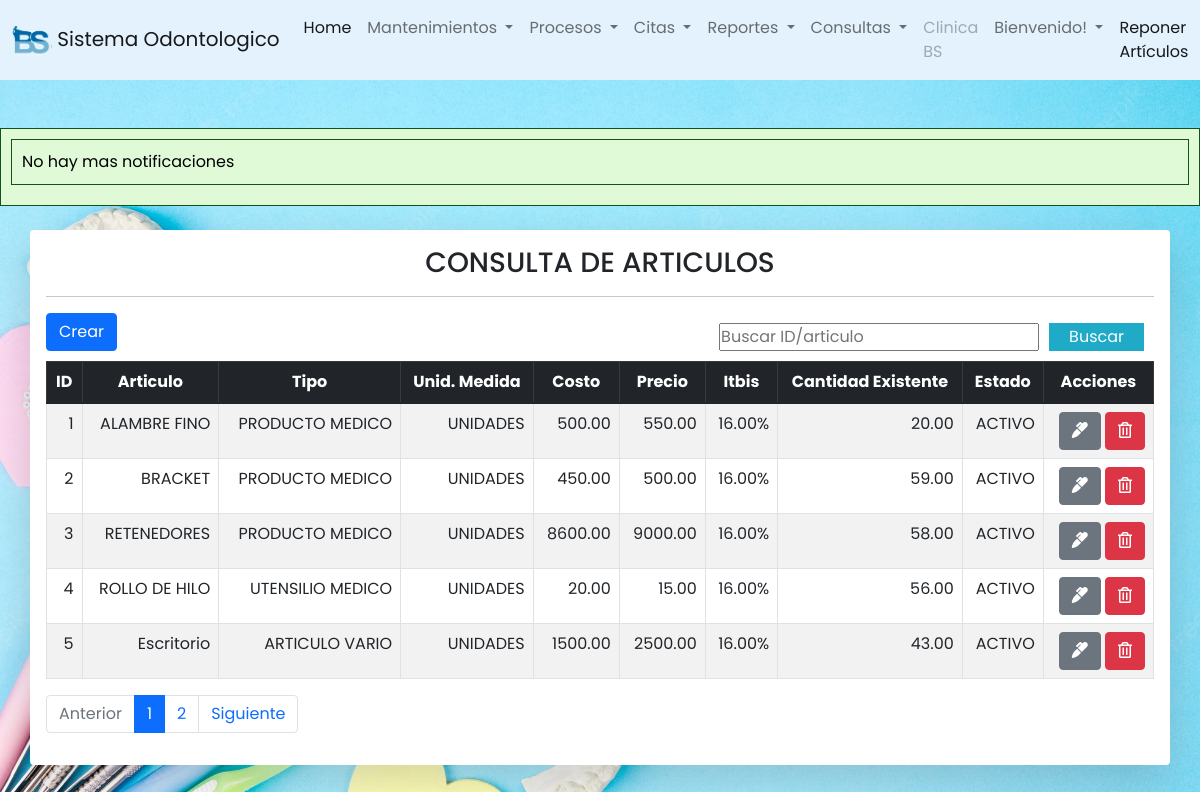
The app's page /odontologia/articulos/consulta_articulos.php with its own data.
### tables this page shows
CREATE TABLE `articulos` (
  `id_art` int(11) NOT NULL,
  `nombre` varchar(100) DEFAULT NULL,
  `des_art` text DEFAULT NULL,
  `precom_art` decimal(10,2) DEFAULT NULL,
  `preven_art` decimal(10,2) DEFAULT NULL,
  `itbis_art` decimal(10,2) DEFAULT NULL,
  `unidad` int(11) DEFAULT NULL,
  `tip_art` int(11) DEFAULT NULL,
  `status` int(11) DEFAULT NULL
);

CREATE TABLE `tip_articulo` (
  `id_tip` int(11) NOT NULL,
  `tip_art` varchar(60) DEFAULT NULL
);

CREATE TABLE `unidades` (
  `id_unidad` int(11) NOT NULL,
  `unidad` varchar(50) DEFAULT NULL
);

CREATE TABLE `inventario` (
  `id` int(11) NOT NULL,
  `id_art` int(11) DEFAULT NULL,
  `cant_ven` decimal(10,2) DEFAULT NULL,
  `cant_com` decimal(10,2) DEFAULT NULL,
  `cant_exist` decimal(10,2) DEFAULT NULL
);

CREATE TABLE `estados` (
  `id_status` int(11) NOT NULL,
  `des_status` varchar(50) DEFAULT NULL
);

### odontologia/articulos/consulta_articulos.php (the view, shortened to what this page needs)
<?php
include("../conexion.php");
?>
<?php include("../includes/header.php") ?>
<?php include("../includes/footer.php") ?>
<head>
</head>
<div class="container table-responsive container-sm mt-4 shadow-lg p-3 mb-5 bg-body rounded">
<center><h3>CONSULTA DE ARTICULOS</h3></center>
<hr class="divider">
  <button id="crear" type="button" class="btn btn-primary" data-bs-toggle="modal" data-bs-target="#modalarticulo">Crear</button>
  <form action="buscar_articulo.php" class="buscador" method="get">
    <input type="text" name="busqueda" id="busqueda" placeholder="Buscar ID/articulo">
    <input type="submit" value="Buscar" class="btn_search">
  </form>
  <table id="tablaarticulos" class="table aling-middle table-hover table-secundary mt-2 table-bordered table-striped">
  <thead  class="table-dark">
      <tr class="text-center">
        <th>ID</th>
        <th>Articulo</th>
        <th>Tipo</th>
        <th>Unid. Medida</th>
        <th>Costo</th>
        <th>Precio</th>
        <th>Itbis</th>
        <th>Cantidad Existente</th>
        <th>Estado</th>
        <th>Acciones</th>
      </tr>
    </thead>
    <tbody class="text-center">
      <?php
      $sql_registe = mysqli_query($conexion, "SELECT COUNT(*) as total_registro From articulos WHERE status = 1 ");
      $result_register = mysqli_fetch_array($sql_registe);
      $total_registro = $result_register['total_registro'];
      $por_pagina = 5;
      if(empty($_GET['pagina'])){
        $pagina = 1;
      }
      else{
        $pagina = $_GET['pagina'];
      }
      $desde = ($pagina-1) * $por_pagina;
       $total_paginas = ceil($total_registro/$por_pagina);
      $query = "SELECT art.id_art ID, art.nombre  Articulo,t.tip_art Tipo,u.unidad Unidad,art.precom_art Costo,art.preven_art
      Precio,CONCAT((art.itbis_art*100),'%')
      ITBIS,iv.cant_exist Cant_exist,es.des_status Estado
      FROM articulos art INNER JOIN inventario iv ON iv.id_art=art.id_art
      INNER JOIN unidades u on u.id_unidad=art.unidad INNER join tip_articulo t on t.id_tip=art.tip_art
      inner join estados es on es.id_status=art.status WHERE art.status != 2 ORDER BY art.id_art ASC LIMIT $desde, $por_pagina ";
      $result_task = mysqli_query($conexion, $query);
      while ($row = mysqli_fetch_array($result_task)) { ?>
        <tr>
          <td><?php echo $row['ID'] ?></td>
          <td><?php echo $row['Articulo'] ?></td>
          <td><?php echo $row['Tipo'] ?></td>
          <td><?php echo $row['Unidad'] ?></td>
          <td><?php echo $row['Costo'] ?></td>
          <td><?php echo $row['Precio'] ?></td>
          <td><?php echo $row['ITBIS'] ?></td>
          <td><?php echo $row['Cant_exist'] ?></td>
          <td><?php echo $row['Estado'] ?></td>
          <td>
            <a href="editararticulo.php?id=<?php echo $row['ID'] ?>" class="btn btn-secondary">
              <i class="fas fa-marker"></i>
            </a>
            <a href="eliminarart.php?id=<?php echo $row['ID'] ?>" class="btn btn-danger">
              <i class="far fa-trash-alt"></i>
            </a>
          </td>
        </tr>
      <?php } ?>
    </tbody>
  </table>
  <nav aria-label="Page navigation example">
          <ul class="pagination">
          <li class="page-item <?php echo $pagina <= 1 ? 'disabled' : '' ?>"><a class="page-link" href="?pagina=<?php echo $pagina-1;?>">Anterior</a></li>
          <?php
          for($i=1; $i<=$total_paginas; $i++):?>
            <li class="page-item <?php echo $pagina == $i ? 'active' : '' ?>"><a class="page-link" href="?pagina=<?php echo $i;?>"><?php echo $i?></a></li>
          <?php endfor ?>
          <li class="page-item <?php echo $pagina >= $total_paginas ? 'disabled' : '' ?>">
          <a class="page-link"  href="?pagina=<?php echo $pagina+1;?>">Siguiente</a></li>
          </ul>
        </nav>
</div>

### odontologia/CSS/styl.css (style rules this page uses)
* { margin: 0; padding: 0; user-select: none; box-sizing: border-box; font-family: 'Poppins', sans-serif; }
body { margin: 0; background-image: url('fondo\ menu.webp'); background-size: cover; background-attachment: fixed; }

### odontologia/includes/ejecutar_procedimiento.php (style rules this page uses)
body { background-color: #f0f0f0; font-family: Arial, sans-serif; color: #333; margin: 0; padding: 0; }

### odontologia/articulos/consulta_articulos.php (style rules this page uses)
td { text-align: right; }
.buscador { display: -webkit-flex; display: -moz-flex; display: -ms-flex; display: -o-flex; display: flex; float: right; background: initial; padding: 10px; border-radius: 10px; }
.buscador .btn_search { background: #1faac8; color: #fff; padding: 0 20px; border: 0; cursor: pointer; margin-left: 10px; }

### records on screen
articulos: id_art "1", nombre "ALAMBRE FINO", tip_art.tip_art "PRODUCTO MEDICO", unidad.unidad "UNIDADES", precom_art "500.00", preven_art "550.00", ITBIS "16.00%", inventario.cant_exist "20.00", status.des_status "ACTIVO"
articulos: id_art "2", nombre "BRACKET", tip_art.tip_art "PRODUCTO MEDICO", unidad.unidad "UNIDADES", precom_art "450.00", preven_art "500.00", ITBIS "16.00%", inventario.cant_exist "59.00", status.des_status "ACTIVO"
articulos: id_art "3", nombre "RETENEDORES", tip_art.tip_art "PRODUCTO MEDICO", unidad.unidad "UNIDADES", precom_art "8600.00", preven_art "9000.00", ITBIS "16.00%", inventario.cant_exist "58.00", status.des_status "ACTIVO"
articulos: id_art "4", nombre "ROLLO DE HILO", tip_art.tip_art "UTENSILIO MEDICO", unidad.unidad "UNIDADES", precom_art "20.00", preven_art "15.00", ITBIS "16.00%", inventario.cant_exist "56.00", status.des_status "ACTIVO"
articulos: id_art "5", nombre "Escritorio", tip_art.tip_art "ARTICULO VARIO", unidad.unidad "UNIDADES", precom_art "1500.00", preven_art "2500.00", ITBIS "16.00%", inventario.cant_exist "43.00", status.des_status "ACTIVO"
